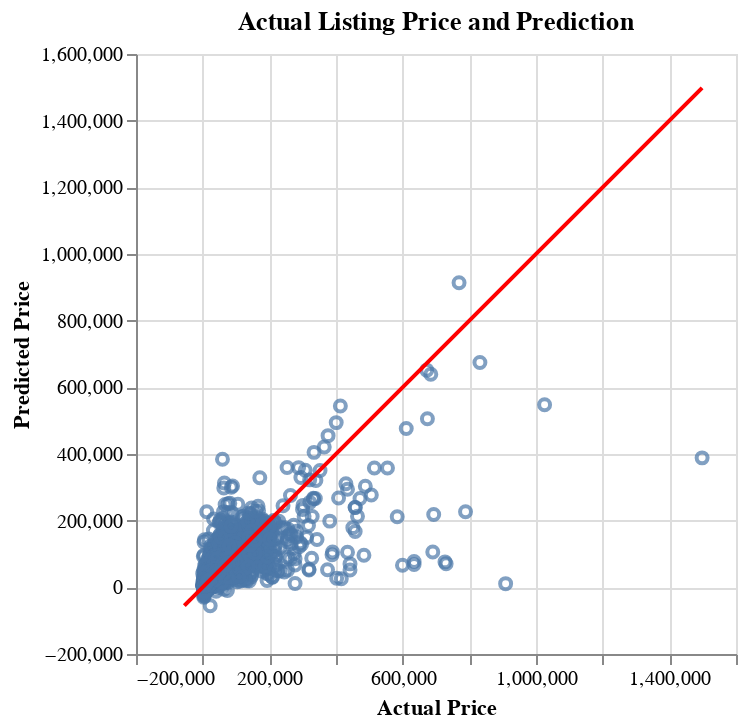

Write notebook code for a chart like this one.
### Code cell
prediction_plot = alt.Chart(y_test, title='Actual Listing Price and Prediction').mark_point().encode(
    alt.X('price').title('Actual Price'),
    alt.Y('prediction').title('Predicted Price')
)

min_price = min(y_test['price'].min(), y_test['prediction'].min())
max_price = max(y_test['price'].max(), y_test['prediction'].max())

# Create a DataFrame for the 45-degree line
line_data = pd.DataFrame({
    'price': [min_price, max_price],
    'prediction': [min_price, max_price]
})

# Create the 45-degree line chart
line_chart = alt.Chart(line_data).mark_line(color='red').encode(
    x='price',
    y='prediction'
)

prediction_plot + line_chart

### Figure 1 — Vega specification as saved in the notebook (floating-point values rounded to 4 significant figures; data arrays with more than 128 entries replaced by an {"elided": "..."} marker saying what was removed)
{"$schema": "https://vega.github.io/schema/vega/v5.json", "data": [{"name": "source_1", "values": [{"prediction": -55060.0, "price": -55060.0}, {"prediction": 1498000.0, "price": 1498000.0}]}, {"name": "source_0", "values": {"elided": "18749 records"}}], "marks": [{"type": "symbol", "name": "layer_0_marks", "from": {"data": "source_0"}, "encode": {"update": {"y": {"field": "prediction", "scale": "y"}, "fill": {"value": "transparent"}, "x": {"field": "price", "scale": "x"}, "description": {"signal": "\"Actual Price: \" + (format(datum[\"price\"], \"\")) + \"; Predicted Price: \" + (format(datum[\"prediction\"], \"\"))"}, "ariaRoleDescription": {"value": "point"}, "opacity": {"value": 0.7}, "stroke": {"value": "#4c78a8"}}}, "style": ["point"]}, {"type": "line", "name": "layer_1_marks", "from": {"data": "source_1"}, "sort": {"field": "datum[\"price\"]"}, "encode": {"update": {"defined": {"signal": "isValid(datum[\"price\"]) && isFinite(+datum[\"price\"]) && isValid(datum[\"prediction\"]) && isFinite(+datum[\"prediction\"])"}, "x": {"field": "price", "scale": "x"}, "y": {"field": "prediction", "scale": "y"}, "description": {"signal": "\"price: \" + (format(datum[\"price\"], \"\")) + \"; prediction: \" + (format(datum[\"prediction\"], \"\"))"}, "stroke": {"value": "red"}}}, "style": ["line"]}], "scales": [{"name": "x", "type": "linear", "domain": {"fields": [{"data": "source_0", "field": "price"}, {"data": "source_1", "field": "price"}]}, "range": [0, {"signal": "width"}], "zero": true, "nice": true}, {"name": "y", "type": "linear", "domain": {"fields": [{"data": "source_0", "field": "prediction"}, {"data": "source_1", "field": "prediction"}]}, "range": [{"signal": "height"}, 0], "zero": true, "nice": true}], "axes": [{"scale": "x", "maxExtent": 0, "minExtent": 0, "tickCount": {"signal": "ceil(width/40)"}, "orient": "bottom", "grid": true, "zindex": 0, "ticks": false, "labels": false, "aria": false, "domain": false, "gridScale": "y"}, {"scale": "y", "orient": "left", "labels": false, "grid": true, "ticks": false, "zindex": 0, "gridScale": "x", "maxExtent": 0, "minExtent": 0, "domain": false, "tickCount": {"signal": "ceil(height/40)"}, "aria": false}, {"scale": "x", "tickCount": {"signal": "ceil(width/40)"}, "zindex": 0, "title": "Actual Price", "grid": false, "orient": "bottom", "labelFlush": true, "labelOverlap": true}, {"scale": "y", "grid": false, "labelOverlap": true, "orient": "left", "title": "Predicted Price", "zindex": 0, "tickCount": {"signal": "ceil(height/40)"}}], "title": {"text": "Actual Listing Price and Prediction", "frame": "group"}, "height": 300, "background": "white", "padding": 5, "width": 300, "style": "cell"}
